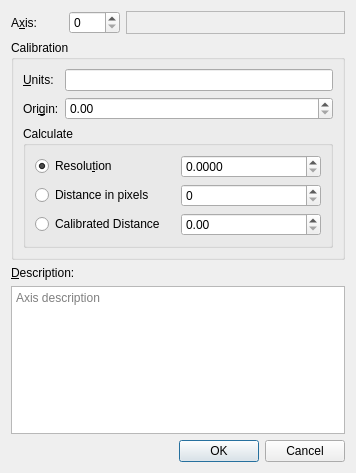
<?xml version="1.0" encoding="UTF-8"?>
<ui version="4.0">
 <class>AxesCalibrationDialog</class>
 <widget class="QDialog" name="AxesCalibrationDialog">
  <property name="windowModality">
   <enum>Qt::WindowModality::WindowModal</enum>
  </property>
  <property name="geometry">
   <rect>
    <x>0</x>
    <y>0</y>
    <width>356</width>
    <height>473</height>
   </rect>
  </property>
  <property name="windowTitle">
   <string>Axes Calibration</string>
  </property>
  <property name="modal">
   <bool>true</bool>
  </property>
  <layout class="QGridLayout" name="gridLayout_3">
   <item row="0" column="0">
    <layout class="QHBoxLayout" name="horizontalLayout_2">
     <item>
      <widget class="QLabel" name="label">
       <property name="sizePolicy">
        <sizepolicy hsizetype="Minimum" vsizetype="Minimum">
         <horstretch>0</horstretch>
         <verstretch>0</verstretch>
        </sizepolicy>
       </property>
       <property name="text">
        <string>A&amp;xis:</string>
       </property>
       <property name="buddy">
        <cstring>axisIndexSpinBox</cstring>
       </property>
      </widget>
     </item>
     <item>
      <widget class="QSpinBox" name="axisIndexSpinBox">
       <property name="toolTip">
        <string>Select axis index</string>
       </property>
      </widget>
     </item>
    </layout>
   </item>
   <item row="0" column="1">
    <widget class="QLabel" name="axisInfoLabel">
     <property name="sizePolicy">
      <sizepolicy hsizetype="Expanding" vsizetype="Preferred">
       <horstretch>2</horstretch>
       <verstretch>0</verstretch>
      </sizepolicy>
     </property>
     <property name="toolTip">
      <string>Axis length (samples)</string>
     </property>
     <property name="frameShape">
      <enum>QFrame::Shape::StyledPanel</enum>
     </property>
     <property name="frameShadow">
      <enum>QFrame::Shadow::Plain</enum>
     </property>
     <property name="midLineWidth">
      <number>1</number>
     </property>
     <property name="text">
      <string/>
     </property>
     <property name="scaledContents">
      <bool>true</bool>
     </property>
     <property name="wordWrap">
      <bool>true</bool>
     </property>
     <property name="textInteractionFlags">
      <set>Qt::TextInteractionFlag::TextSelectableByKeyboard|Qt::TextInteractionFlag::TextSelectableByMouse</set>
     </property>
    </widget>
   </item>
   <item row="1" column="0" colspan="2">
    <widget class="QGroupBox" name="calibrationGroupBox">
     <property name="sizePolicy">
      <sizepolicy hsizetype="Expanding" vsizetype="Preferred">
       <horstretch>1</horstretch>
       <verstretch>0</verstretch>
      </sizepolicy>
     </property>
     <property name="toolTip">
      <string>Calibrate axis. Selected parameter below will be calculated based on the value of the other two</string>
     </property>
     <property name="title">
      <string>Calibration</string>
     </property>
     <layout class="QGridLayout" name="gridLayout_2">
      <item row="0" column="0">
       <widget class="QLabel" name="label_5">
        <property name="text">
         <string>&amp;Units:</string>
        </property>
        <property name="buddy">
         <cstring>unitsLineEdit</cstring>
        </property>
       </widget>
      </item>
      <item row="0" column="1">
       <widget class="QLineEdit" name="unitsLineEdit">
        <property name="sizePolicy">
         <sizepolicy hsizetype="MinimumExpanding" vsizetype="Fixed">
          <horstretch>0</horstretch>
          <verstretch>0</verstretch>
         </sizepolicy>
        </property>
        <property name="toolTip">
         <string>Physical Units of the Selected Axis</string>
        </property>
        <property name="statusTip">
         <string>Physical Units of the Selected Axis</string>
        </property>
        <property name="whatsThis">
         <string>Physical Units of the Selected Axis</string>
        </property>
       </widget>
      </item>
      <item row="1" column="0">
       <widget class="QLabel" name="label_2">
        <property name="text">
         <string>Ori&amp;gin:</string>
        </property>
        <property name="buddy">
         <cstring>originSpinBox</cstring>
        </property>
       </widget>
      </item>
      <item row="1" column="1">
       <widget class="QDoubleSpinBox" name="originSpinBox">
        <property name="toolTip">
         <string>Axis origin in physical units</string>
        </property>
        <property name="statusTip">
         <string>Axis origin in physical units</string>
        </property>
        <property name="whatsThis">
         <string>Axis origin in physical units</string>
        </property>
        <property name="maximum">
         <double>1000000.000000000000000</double>
        </property>
       </widget>
      </item>
      <item row="2" column="0" colspan="2">
       <widget class="QGroupBox" name="groupBox">
        <property name="toolTip">
         <string>Selected parameter to calculate using the values of other two parameters.</string>
        </property>
        <property name="statusTip">
         <string>Selected parameter to calculate using the values of other two parameters.</string>
        </property>
        <property name="whatsThis">
         <string>Selected parameter to calculate using the values of other two parameters.</string>
        </property>
        <property name="title">
         <string>Calculate</string>
        </property>
        <layout class="QGridLayout" name="gridLayout">
         <item row="0" column="0">
          <widget class="QRadioButton" name="resolutionRadioButton">
           <property name="toolTip">
            <string>Resolution (units / pixel)
Select this to calculate it using Distance in pixels and Calibrated length.</string>
           </property>
           <property name="statusTip">
            <string>Axis resolution (size of one pixel in calibrated units)</string>
           </property>
           <property name="whatsThis">
            <string>Axis resolution (size of one pixel in calibrated units)</string>
           </property>
           <property name="text">
            <string>Resolu&amp;tion</string>
           </property>
           <property name="checked">
            <bool>true</bool>
           </property>
          </widget>
         </item>
         <item row="0" column="1">
          <widget class="QDoubleSpinBox" name="resolutionSpinBox">
           <property name="enabled">
            <bool>true</bool>
           </property>
           <property name="toolTip">
            <string>Axis resolution (size of one pixel in calibrated units)</string>
           </property>
           <property name="statusTip">
            <string>Axis resolution (size of one pixel in calibrated units)</string>
           </property>
           <property name="whatsThis">
            <string>Axis resolution (size of one pixel in calibrated units)</string>
           </property>
           <property name="readOnly">
            <bool>false</bool>
           </property>
           <property name="decimals">
            <number>4</number>
           </property>
           <property name="maximum">
            <double>1000000.000000000000000</double>
           </property>
          </widget>
         </item>
         <item row="1" column="0">
          <widget class="QRadioButton" name="pixelsDistanceRadioButton">
           <property name="toolTip">
            <string>Distance in pixels, along the selected axis.
Select this to calculate it based on Resolution and Calibrated distance</string>
           </property>
           <property name="statusTip">
            <string>Distance in pixels, along the selected axis.\nSelect this to calculate it based on Resolution and Calibrated distance</string>
           </property>
           <property name="whatsThis">
            <string>Distance in pixels, along the selected axis.
Select this to calculate it based on Resolution and Calibrated distance</string>
           </property>
           <property name="text">
            <string>Distance in pixels</string>
           </property>
          </widget>
         </item>
         <item row="1" column="1">
          <widget class="QSpinBox" name="pixelsDistanceSpinBox">
           <property name="toolTip">
            <string>Distance in pixels along the selected axis</string>
           </property>
           <property name="statusTip">
            <string>Distance in pixels along the selected ax</string>
           </property>
           <property name="whatsThis">
            <string>Distance in pixels along the selected ax</string>
           </property>
           <property name="maximum">
            <number>1000000000</number>
           </property>
          </widget>
         </item>
         <item row="2" column="0">
          <widget class="QRadioButton" name="calibratedDistanceRadioButton">
           <property name="toolTip">
            <string>Calibrated distance in physical units.
Select this to calculate it based on Resolution and Distance in pixels</string>
           </property>
           <property name="statusTip">
            <string>Calibrated distance in physical units.\nSelect this to calculate it based on Resolution and Distance in pixels</string>
           </property>
           <property name="whatsThis">
            <string>Calibrated distance in physical units.
Select this to calculate it based on Resolution and Distance in pixels</string>
           </property>
           <property name="text">
            <string>Calibrated Distance</string>
           </property>
          </widget>
         </item>
         <item row="2" column="1">
          <widget class="QDoubleSpinBox" name="calibratedDistanceSpinBox">
           <property name="toolTip">
            <string>Distance in calibrated units</string>
           </property>
           <property name="maximum">
            <double>1000000.000000000000000</double>
           </property>
          </widget>
         </item>
        </layout>
       </widget>
      </item>
     </layout>
    </widget>
   </item>
   <item row="2" column="0">
    <widget class="QLabel" name="label_4">
     <property name="text">
      <string>&amp;Description:</string>
     </property>
     <property name="buddy">
      <cstring>axisDescriptionEdit</cstring>
     </property>
    </widget>
   </item>
   <item row="3" column="0" colspan="2">
    <widget class="QPlainTextEdit" name="axisDescriptionEdit">
     <property name="sizePolicy">
      <sizepolicy hsizetype="Expanding" vsizetype="Preferred">
       <horstretch>0</horstretch>
       <verstretch>1</verstretch>
      </sizepolicy>
     </property>
     <property name="toolTip">
      <string>Axis description</string>
     </property>
     <property name="placeholderText">
      <string>Axis description</string>
     </property>
    </widget>
   </item>
   <item row="4" column="0" colspan="2">
    <widget class="QDialogButtonBox" name="buttonBox">
     <property name="orientation">
      <enum>Qt::Orientation::Horizontal</enum>
     </property>
     <property name="standardButtons">
      <set>QDialogButtonBox::StandardButton::Cancel|QDialogButtonBox::StandardButton::Ok</set>
     </property>
    </widget>
   </item>
  </layout>
 </widget>
 <resources/>
 <connections>
  <connection>
   <sender>buttonBox</sender>
   <signal>accepted()</signal>
   <receiver>AxesCalibrationDialog</receiver>
   <slot>accept()</slot>
   <hints>
    <hint type="sourcelabel">
     <x>248</x>
     <y>254</y>
    </hint>
    <hint type="destinationlabel">
     <x>157</x>
     <y>274</y>
    </hint>
   </hints>
  </connection>
  <connection>
   <sender>buttonBox</sender>
   <signal>rejected()</signal>
   <receiver>AxesCalibrationDialog</receiver>
   <slot>reject()</slot>
   <hints>
    <hint type="sourcelabel">
     <x>316</x>
     <y>260</y>
    </hint>
    <hint type="destinationlabel">
     <x>286</x>
     <y>274</y>
    </hint>
   </hints>
  </connection>
 </connections>
</ui>
